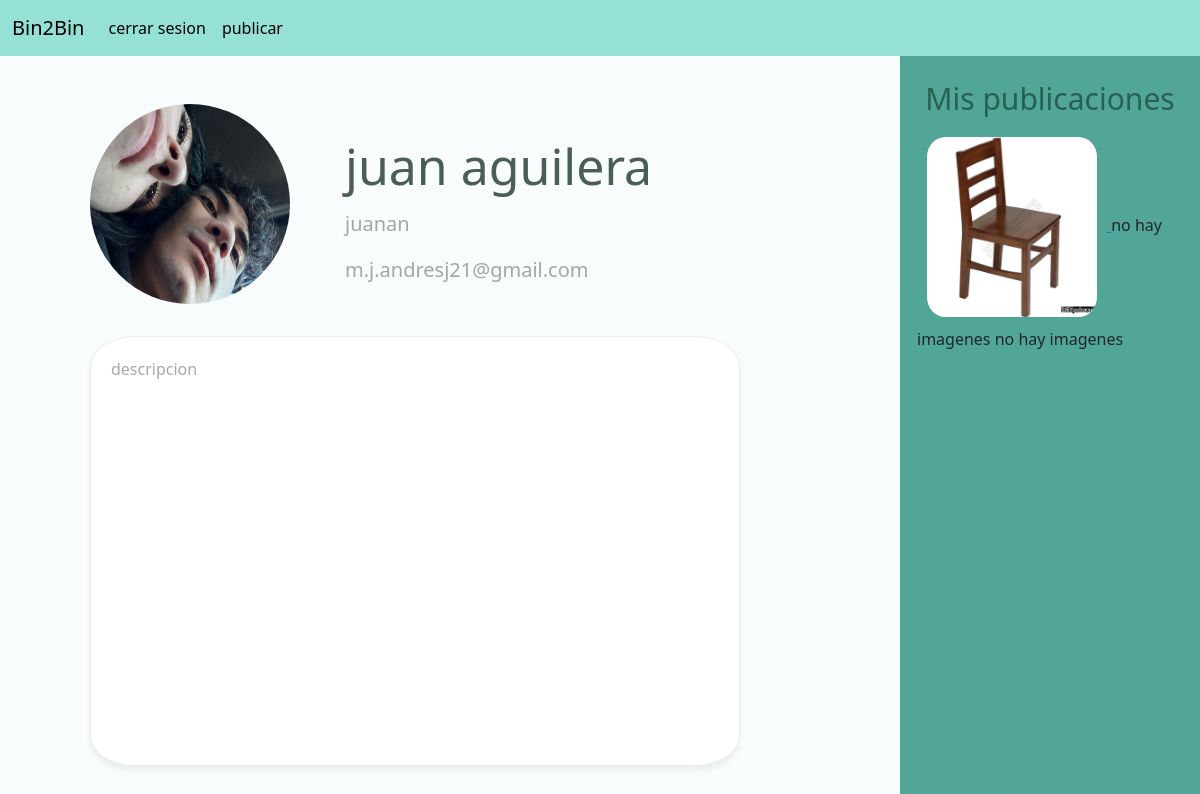
/perfil/ (signed in), run on the app's committed database.
### user/models.py (models this page shows, shortened)
class user_img(models.Model):
    usuario = models.ForeignKey(User, on_delete=models.CASCADE)
    imagen = models.ImageField(upload_to='imagenes/')
    creado = models.DateTimeField(auto_now_add=True)

### publi/models.py (models this page shows, shortened)
class publi(models.Model):
    titulo = models.CharField(max_length=100)
    descripcion = models.TextField(blank=True)
    creacion = models.DateTimeField(auto_now_add=True)
    usuario = models.ForeignKey(User, on_delete=models.CASCADE)
    imagen = models.ImageField(upload_to='imagenes/', blank=True)
    categorias = models.ManyToManyField(categoria)

### user/views.py (the view)
# urls.py: path('perfil/', views.perfil, name = 'perfil'),
def perfil(request):
    if request.method == 'POST':
        img_obj = get_object_or_404(user_img, usuario=request.user.id)
        imagen = imgperfil(request.POST, request.FILES, instance=img_obj)
        if imagen.is_valid():
            imagen.save()
        if "update_email" in request.POST:
            mod = modperfil(request.POST, instance=request.user)
            if mod.is_valid():
                mod.save()
            else:
                return render(request,'perfil.html', {'form':modperfil, 'form1':imgperfil, 'imagen':imagen, 'error':'email invalido'})
        return render(request,'perfil.html', {'form':modperfil, 'form1':imgperfil, 'imagen':imagen})
    else:
        try:
            img_obj = get_object_or_404(user_img, usuario=request.user.id)
            try:
                publicaciones = publi.objects.filter(usuario=request.user.id).order_by("-creacion")
                return render(request,'perfil.html', {'form':modperfil, 'form1':imgperfil, 'imagen':img_obj, 'publicaciones':publicaciones})
            except:
                print(img_obj)
                return render(request,'perfil.html', {'form':modperfil, 'form1':imgperfil, 'imagen':img_obj})
        except:
            return render(request,'perfil.html', {'form':modperfil, 'form1':imgperfil})

### user/templates/perfil.html (shortened to what this page needs)
{% extends 'hola.html' %}
{% block content %}
<head>
    {% load static %}
    <link rel="stylesheet" href="https://cdn.jsdelivr.net/npm/bootstrap-icons@1.11.3/font/bootstrap-icons.min.css">
    <link rel="stylesheet" href="{% static 'style.css' %}">
</head>
<div class="main">
    <div class="box pic">
        <img class="rounded-circle"
        src="{{imagen.imagen.url}}">
    </div>
    <div class="box det">
      <h1 class="display-3">{{request.user.first_name}} {{request.user.last_name}}</h1>
      <p class="blockquote">
        {{request.user.username}}</p>
      <p class="lead">
        {{request.user.email}}</p>
    </div>
    <div class="box desc">
        <div class="card">
            <div class="card-body">
        descripcion
            </div>
        </div>
    </div>
    <div class="box publis">
        <h2> Mis publicaciones </h2>
        <div class="posts">
            <div class="post">
                {% for pub in publicaciones %}
                    <a href="{% url 'post' pub.id %}">
                        {% if pub.imagen.url != blank %}
                            <img src="{{pub.imagen.url}}"/>
                    {% else %}
                            <a>no hay imagenes</a>
                    {% endif %}
                    </a>
                {% empty %}
                    {% if request.path != "/perfil/" %}
                        <li>No se han encontrado publicaciones.</li>
                    {% else %}
                        <li>No has publicado nada todavía.</li>
                    {% endif %}
                {% endfor %}
        </div>
            </div>
        </div>
    </div>
{% endblock %}

### user/static/style.css (style rules this page uses)
:root { --primary-color: #1abea374; --secondary-color: #047e69ad; --bg-color: rgba(242, 247, 248, 0.44); --grey-color: rgba(127, 127, 127, 0.697); --box-shadow: 0px 5px 5px rgba(0, 0, 0, 0.053); }
.blockquote { padding-top: 5px; }
h2 { color: rgba(17, 61, 47, 0.653); font-size: 30px; font-weight: 400; }
.main { align-items: center; display: grid; grid-column-gap: 5px; grid-template-columns: 250px 550px ; grid-template-rows: auto 500px auto; padding-left: 90px; background-color: var(--bg-color); }
.box { align-items: center; }
.pic { border-radius: 50%; width: 200px; height: 200px; padding-top: 25px; position: relative; display: inline-block; grid-column: 1; text-align: center; }
.pic .rounded-circle { width: 200px; height: 200px; transition: transform 0.2s ease; }
.det { padding-top: 80px; color: var(--grey-color); }
.display-3 { font-size: 50px; color: rgba(1, 28, 13, 0.705); }
.desc { grid-column: 1/span 2; grid-row: 2; align-items: center; }
.card { align-items: left; background-color: rgb(255, 255, 255); border-radius: 7%; border-color: rgba(128, 128, 128, 0.144); border-width: 1.2px; box-shadow: var(--box-shadow); width: 650px; height: 430px; }
.card-body { padding: 20px; color:rgba(134, 134, 134, 0.719); }
.publis { height: 100%; grid-column: 3; grid-row: 1 /span 2; display: flex; flex-direction: column; justify-content: end; background-color: var(--secondary-color); scrollbar-width: auto; }
.publis h2 { padding-top: 25px; position: center; }
.publis .posts { flex: 1; display: grid; grid-template-row: 1fr 1fr; gap: 10px; overflow-y: auto; padding: 2px; }
.publis .post { padding-left: 15px; width: fit-content; }
.publis .posts img { padding: 10px; height: 200px; width: 190px; border-radius: 15%; object-fit: cover; transition: transform 0.2s ease; }

### data on the page
user_img: imagen (picture)
publi: imagen (picture)
publi: imagen "no hay imagenes"
publi: imagen "no hay imagenes"

### other printed values
{{ request.user.first_name }} "juan"
{{ request.user.last_name }} "aguilera"
{{ request.user.username }} "juanan"
{{ request.user.email }} "m.j.andresj21@gmail.com"
